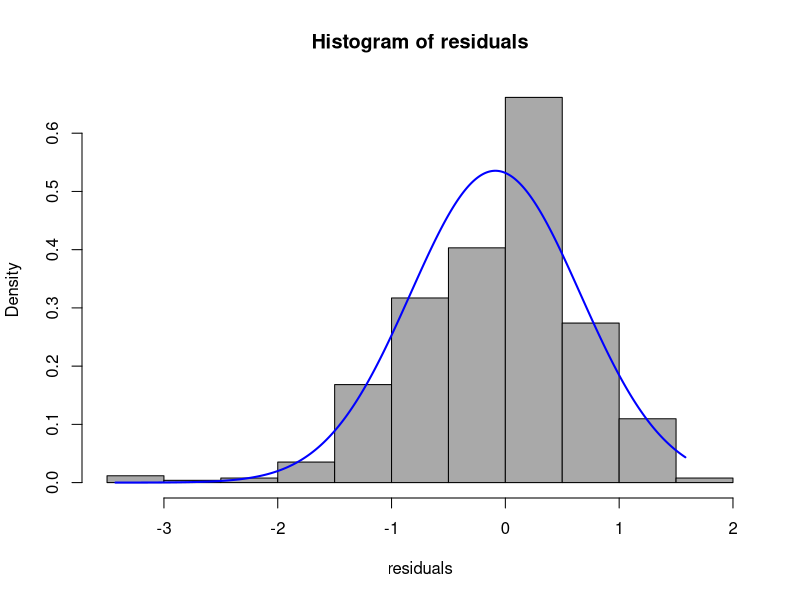
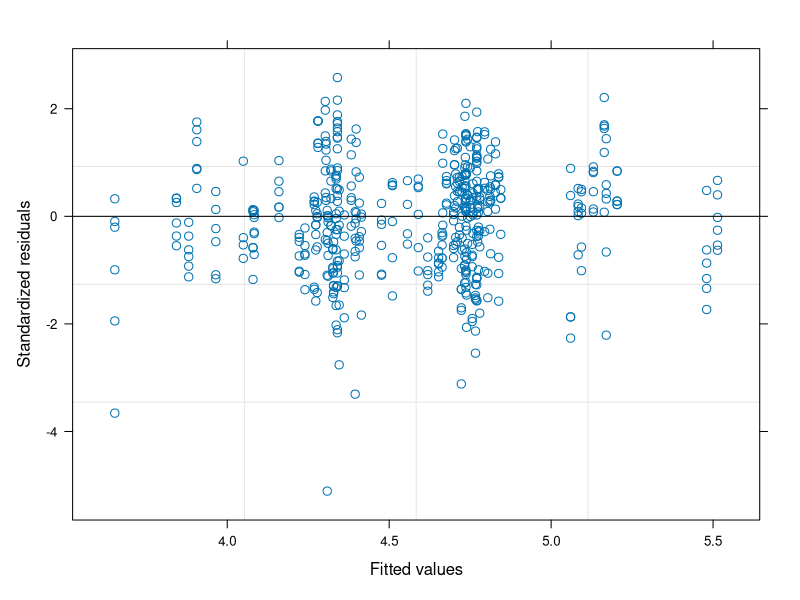
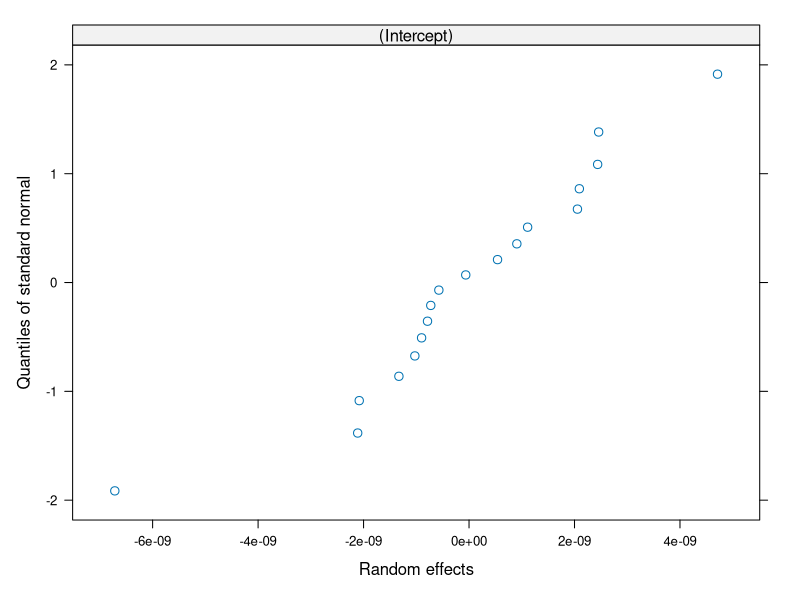
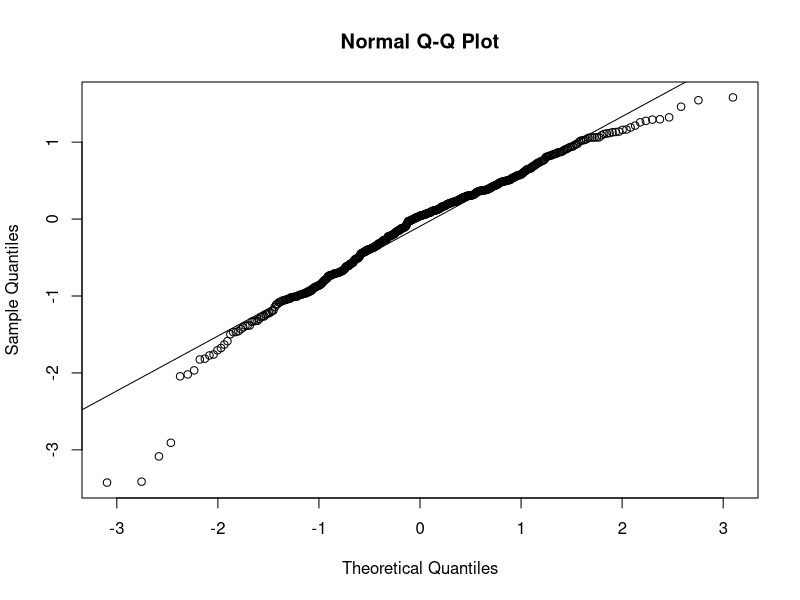
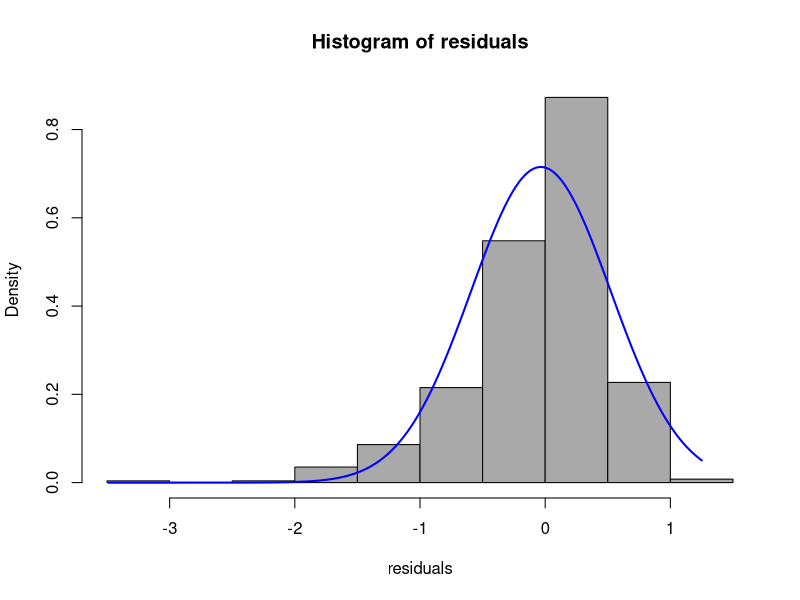
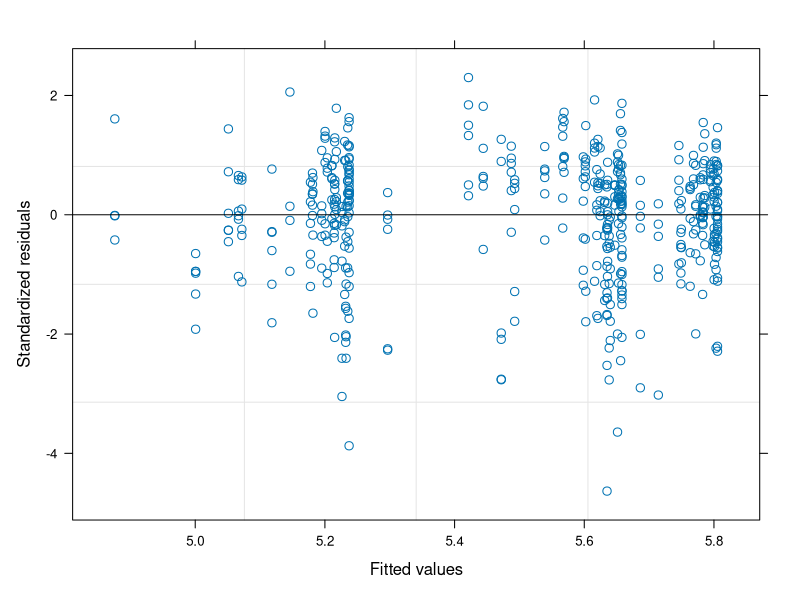
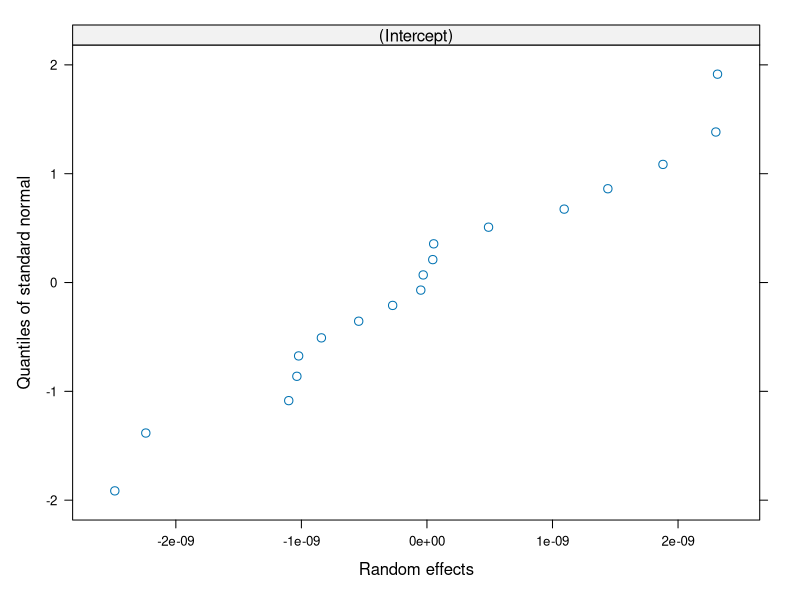
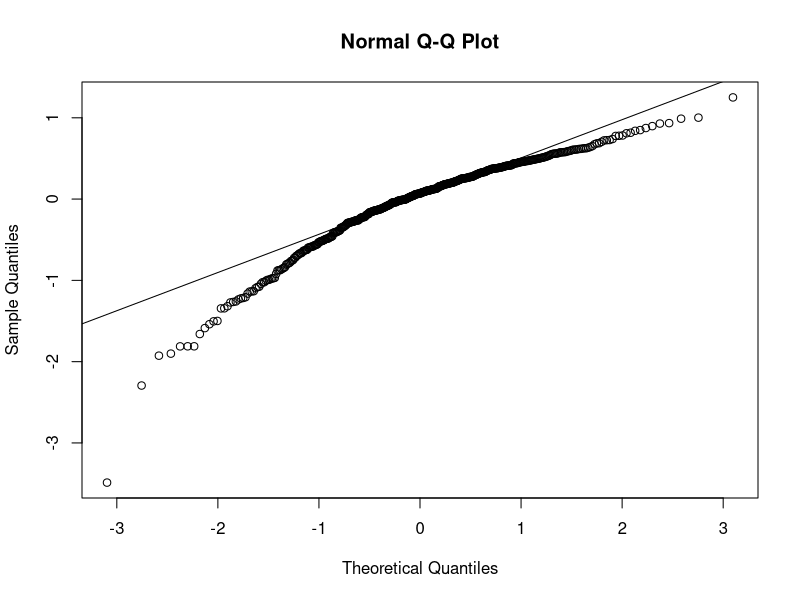

Reproduce these figures in R, in order. (Note: this script raises an error after producing the figures.)
#load the data and start with the analyses
library(reshape2)
library(nlme)

data <- read.csv("data/famar-Biom_123_05_15.csv", header=T, sep=",")
data <- subset(data, data$YEAR>2005)
data <- subset(data, data$YEAR<2015)
table(data$YEAR)
table(data$SITE)
#put the correct format
data$S.date <- as.POSIXct(strptime(data$S.date, format="%d/%m/%Y")) 

#create a new variable to assign a specific plot
data$PLOT <- paste(data$SITE, data$R.replicates, sep="_") 

#We are going to establish a linear relationship between biomass
#production and the predictors by doing a log of biomass
#here are some parameters to help the models converge
lCtr <- lmeControl(maxIter = 500, msMaxIter = 500, tolerance = 1e-6, niterEM = 250, msMaxEval = 200)

#1.leaf dry weight (L.DW)----
model_ldw1 <- lme(log(L.DW) ~ SITE, data=data, random=~1|PLOT, control=lCtr, correlation= corARMA(p=2, q=3),
                  weights = varIdent(form= ~ 1 | SEASON), method='ML',na.action=na.omit)
#According to AIC an autocorrelation structure with CorARMA (p=2, q=3) is the best (lowest AIC)
#Now I am adding another potential predictors. 
model_ldw2 <- lme(log(L.DW) ~ SITE + NH4.uM.mean, data=data, random=~1|PLOT, control=lCtr, correlation= corARMA(p=2, q=3),
                  weights = varIdent(form= ~ 1 | SEASON), method='ML',na.action=na.omit)

model_ldw3 <- lme(log(L.DW) ~ SITE + NH4.uM.q2 + NO3.uM.q2 + PO4.uM.q2, data=data, random=~1|PLOT, control=lCtr, correlation= corARMA(p=2, q=3),
                  weights = varIdent(form= ~ 1 | SEASON), method='ML',na.action=na.omit) 
# This last model is the one that work best 
AIC(model_ldw1, model_ldw2, model_ldw3)

summary(model_ldw3)

#Model checking plot 
residuals <- resid(model_ldw3)
hist(residuals, prob=TRUE, col="darkgray")
Range = seq(min(residuals), max(residuals), length = length(residuals))
Norm = dnorm(Range, mean = mean(residuals), sd = sd(residuals))
lines(Range, Norm, col = "blue", lwd = 2)

plot(model_ldw3)
qqnorm(model_ldw3, ~ranef(., level=1))
qqnorm(residuals)
qqline(residuals)


#2.below ground dry weight (BG.DW)----
#built from the experience of the previous model with L.DW
model_bgdw1 <- lme(log(BG.DW) ~ SITE + NO3.uM.q2, data=data, random=~1|PLOT, control=lCtr, correlation= corAR1(),
                  weights = varIdent(form= ~ 1 | SEASON), method='ML',na.action=na.omit)
AIC(model_bgdw1)
summary(model_bgdw1)

#Model checking plot 
residuals <- resid(model_bgdw1)
hist(residuals, prob=TRUE, col="darkgray")
Range = seq(min(residuals), max(residuals), length = length(residuals))
Norm = dnorm(Range, mean = mean(residuals), sd = sd(residuals))
lines(Range, Norm, col = "blue", lwd = 2)

plot(model_bgdw1)
qqnorm(model_bgdw1, ~ranef(., level=1))
qqnorm(residuals)
qqline(residuals)

#3.rhizome dry weight (Ri.DW)----
model_ridw1 <- lme(log(Ri.DW) ~ SITE + NO3.uM.q2, data=data, random=~1|PLOT, control=lCtr, correlation= corAR1(),
                   weights = varIdent(form= ~ 1 | SEASON), method='ML',na.action=na.omit)
AIC(model_ridw1)
summary(model_ridw1)

#Model checking plot 
residuals <- resid(model_ridw1)
hist(residuals, prob=TRUE, col="darkgray")
Range = seq(min(residuals), max(residuals), length = length(residuals))
Norm = dnorm(Range, mean = mean(residuals), sd = sd(residuals))
lines(Range, Norm, col = "blue", lwd = 2)

plot(model_ridw1)
qqnorm(model_ridw1, ~ranef(., level=1))
qqnorm(residuals)
qqline(residuals)

#4.rhizome dry weight (Ro.DW)----
data2<-subset(data, data$Ro.DW>0) #doing so to eliminate a row with Ro.Dw value equal to zero.
model_rodw1 <- lme(log(Ro.DW) ~ SITE + NO2.uM.q2 + NO3.uM.q2, data=data2, random=~1|PLOT, control=lCtr, correlation= corAR1(),
                   weights = varIdent(form= ~ 1 | SEASON), method='ML',na.action=na.omit)
AIC(model_rodw1)
summary(model_rodw1)

#Model checking plot 
residuals <- resid(model_rodw1)
hist(residuals, prob=TRUE, col="darkgray")
Range = seq(min(residuals), max(residuals), length = length(residuals))
Norm = dnorm(Range, mean = mean(residuals), sd = sd(residuals))
lines(Range, Norm, col = "blue", lwd = 2)

plot(model_rodw1)
qqnorm(model_rodw1, ~ranef(., level=1))
qqnorm(residuals)
qqline(residuals)

#5.total density (dens.TOT)----
model_densTOT1 <- lme(log(dens.TOT) ~ SITE + NH4.uM.q2 + NO2.uM.q2 + NO3.uM.q2, data=data2, random=~1|PLOT, control=lCtr, correlation= corARMA(p=2, q=2),
                   weights = varIdent(form= ~ 1 | YEAR), method='ML',na.action=na.omit)
#sometimes is better to modelate the weights of year rather than the season to control for heterocedasticity
AIC(model_densTOT1)
summary(model_densTOT1)

#Model checking plot 
residuals <- resid(model_densTOT1)
hist(residuals, prob=TRUE, col="darkgray")
Range = seq(min(residuals), max(residuals), length = length(residuals))
Norm = dnorm(Range, mean = mean(residuals), sd = sd(residuals))
lines(Range, Norm, col = "blue", lwd = 2)

plot(model_densTOT1)
qqnorm(model_densTOT1, ~ranef(., level=1))
qqnorm(residuals)
qqline(residuals)


##Final analyses ----

#load the data and start with the analyses
library(reshape2)
library(nlme)

#data <- read.csv("data/famar-Biom_123_05_15_nut.c.csv", header=T, sep=",")
data <- read.csv("data/FAMAR_punching123_05_15_nut.c.csv", header=T, sep=",")
data <- subset(data, data$YEAR>2005)
data <- subset(data, data$YEAR<2015)
table(data$YEAR)
table(data$SITE)
#put the correct format
data$S.date <- as.POSIXct(strptime(data$S.date, format="%d/%m/%Y")) 

lCtr <- lmeControl(maxIter = 500, msMaxIter = 500, tolerance = 1e-6, niterEM = 250, msMaxEval = 200)

model_ldw3 <- lme(log(L.DW) ~ SITE + NH4.uM.q2 + NO3.uM.q2 + PO4.uM.q2, data=data, random=~1|PLOT, control=lCtr, correlation= corARMA(p=2, q=3),
                  weights = varIdent(form= ~ 1 | SEASON), method='ML',na.action=na.omit) 
# This last model is the one that work best 
AIC(model_ldw1, model_ldw2, model_ldw3)